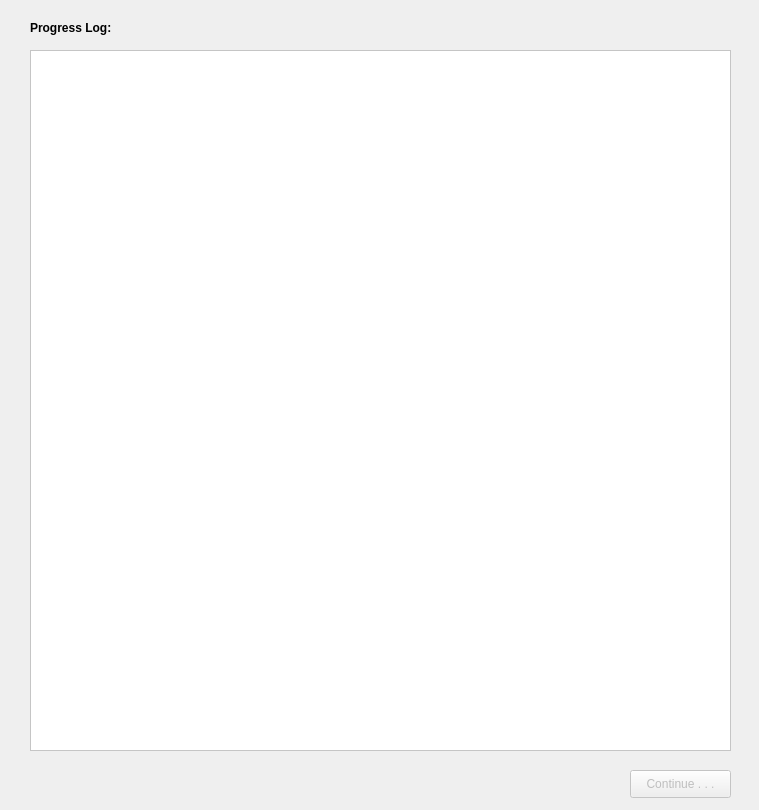
<?xml version="1.0" encoding="UTF-8"?>
<ui version="4.0">
 <class>HostPrepProgressWindow</class>
 <widget class="QDialog" name="HostPrepProgressWindow">
  <property name="geometry">
   <rect>
    <x>0</x>
    <y>0</y>
    <width>759</width>
    <height>810</height>
   </rect>
  </property>
  <property name="windowTitle">
   <string>Host Prep - Progress</string>
  </property>
  <widget class="QScrollArea" name="scrollArea">
   <property name="geometry">
    <rect>
     <x>30</x>
     <y>50</y>
     <width>701</width>
     <height>701</height>
    </rect>
   </property>
   <property name="styleSheet">
    <string notr="true">background-color: rgb(255, 255, 255);</string>
   </property>
   <property name="widgetResizable">
    <bool>true</bool>
   </property>
   <widget class="QWidget" name="scrollAreaWidgetContents">
    <property name="geometry">
     <rect>
      <x>0</x>
      <y>0</y>
      <width>699</width>
      <height>699</height>
     </rect>
    </property>
   </widget>
  </widget>
  <widget class="QLabel" name="label">
   <property name="geometry">
    <rect>
     <x>30</x>
     <y>20</y>
     <width>101</width>
     <height>16</height>
    </rect>
   </property>
   <property name="font">
    <font>
     <weight>75</weight>
     <bold>true</bold>
    </font>
   </property>
   <property name="text">
    <string>Progress Log:</string>
   </property>
  </widget>
  <widget class="QPushButton" name="continue_btn">
   <property name="enabled">
    <bool>false</bool>
   </property>
   <property name="geometry">
    <rect>
     <x>630</x>
     <y>770</y>
     <width>101</width>
     <height>28</height>
    </rect>
   </property>
   <property name="text">
    <string>Continue . . .</string>
   </property>
  </widget>
 </widget>
 <resources/>
 <connections/>
</ui>
